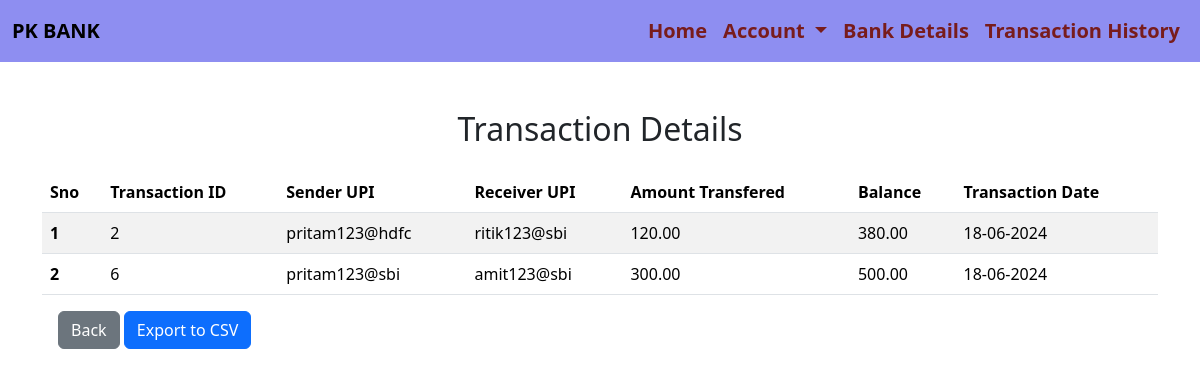
Page /transaction_history (signed in) on the committed database.
### app.py (models this page shows)
class Transaction(db.Model):
    transactionID = db.Column(db.Integer, primary_key=True)
    accountID = db.Column(db.Integer, db.ForeignKey('account.accountID'), nullable=False)
    s_upiId = db.Column(db.String(150), nullable=False)
    r_upiId = db.Column(db.String(150), nullable=False)
    amount = db.Column(db.Numeric(15, 2))
    transactionDate = db.Column(db.DateTime, default=datetime.utcnow)
    balance = db.Column(db.Numeric(15, 2), nullable=False)

### app.py (the view)
@app.route('/transaction_history')
def transHistory():
    if 'user_id' not in session:
        return redirect(url_for('login'))
    customer_accounts = Account.query.filter_by(customerID=session['user_id']).all()
    account_ids = [account.accountID for account in customer_accounts]
    allTransactions = Transaction.query.filter(Transaction.accountID.in_(account_ids)).all()
    return render_template('transaction_history.html', allTransaction=allTransactions)

### templates/transaction_history.html (shortened to what this page needs)
<!doctype html>
<html lang="en">
<head>
    <link href="https://cdn.jsdelivr.net/npm/bootstrap@5.3.3/dist/css/bootstrap.min.css" rel="stylesheet"
>
</head>
<body>
    <nav class="navbar navbar-expand-lg" style="background-color: rgb(142, 142, 241);">
        <div class="container-fluid">
            <a class="navbar-brand" href="#" style="font-weight: bold;">PK BANK</a>
            <div class="collapse navbar-collapse" id="navbarNavDropdown">
                <ul class="navbar-nav" style="margin-left: auto;">
                    <li class="nav-item">
                        <a class="nav-link" aria-current="page" href="/dashboard">Home</a>
                    </li>
                    <li class="nav-item dropdown">
                        <a class="nav-link dropdown-toggle" href="#" role="button" data-bs-toggle="dropdown"
                            aria-expanded="false">
                            Account
                        </a>
                    </li>
                    <li class="nav-item">
                        <a class="nav-link" aria-current="page" href="/bank_details">Bank Details</a>
                    </li>
                    <li class="nav-item">
                        <a class="nav-link" href="#">Transaction History</a>
                    </li>
                </ul>
            </div>
        </div>
    </nav>
    <div class="container">
        <h2 style="text-align: center;" class="mt-5 mb-4">Transaction Details</h2>
        <table class="table table-striped">
            {% if allTransaction|length==0 %}
            <div class="alert alert-dark mt-2" role="alert">
                No Transaction Found
            </div>
            {%else%}
            <thead>
                <tr>
                    <th scope="col">Sno</th>
                    <th scope="col">Transaction ID</th>
                    <th scope="col">Sender UPI</th>
                    <th scope="col">Receiver UPI</th>
                    <th scope="col">Amount Transfered</th>
                    <th scope="col">Balance</th>
                    <th scope="col">Transaction Date</th>
                </tr>
            </thead>
            <tbody>
                {% for detail in allTransaction %}
                <tr>
                    <th scope="row">{{loop.index}}</th>
                    <td>{{detail.transactionID}}</td>
                    <td>{{detail.s_upiId}}</td>
                    <td>{{detail.r_upiId}}</td>
                    <td>{{detail.amount}}</td>
                    <td>{{detail.balance}}</td>
                    <td>{{ detail.transactionDate.strftime('%d-%m-%Y') }}</td>
                </tr>
                {% endfor %}
            </tbody>
            {%endif%}
        </table>
        <a href="/dashboard" class="btn btn-secondary ms-3" role="button">Back</a>
        <a href="/export_csv" class="btn btn-primary" role="button">Export to CSV</a>
    </div>
</body>
</html>

### templates/transaction_history.html (style rules this page uses)
.nav-link { color: #781c1c; font-weight: bold; font-size: 20px; }

### rows in the picture
Transaction: transactionID "2", s_upiId "pritam123@hdfc", r_upiId "ritik123@sbi", amount "120.00", balance "380.00", transactionDate "18-06-2024"
Transaction: transactionID "6", s_upiId "pritam123@sbi", r_upiId "amit123@sbi", amount "300.00", balance "500.00", transactionDate "18-06-2024"
